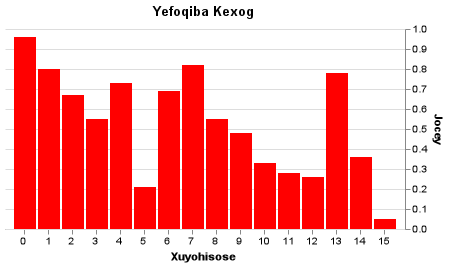
#> input picture png/bar1092.png, 450 x 269 px; its folder holds only this picture in this run
$ python SegmentedDataset.py   (older library calls are emulated)
#> lines starting #> are read from the running program, lines starting #| are printed output that depends on the picture
### ExtractingTool.py
# Needed imports
# -*- coding: utf-8 -*-

from sklearn.cluster import KMeans
import cv2
import numpy as np
from pytesseract import Output
import pytesseract as ocr
import pandas as pd
import math
from matplotlib import pyplot as plt
from operator import itemgetter
import json
from os import listdir
from os.path import isfile
from os.path import join
import sys
import firevent
import json
import imutils

#ocr.pytesseract.tesseract_cmd = 'C:/Program Files (x86)/Tesseract-OCR/tesseract'
#TESTECOMMIT

DEBUG = False
DEBUGADVANCED = False

# ------- Helpíng Functions ------ #

def filterImage(sourceimg):
    scale = 2
    image = cv2.bilateralFilter(sourceimg, 3, 100, 100)
    imge = cv2.resize(image, None, fx=scale, fy=scale, interpolation=cv2.INTER_CUBIC)
    imgResized = imge
    imge = cv2.cvtColor(imge, cv2.COLOR_BGR2GRAY)

    kernel = np.ones((2, 2), np.uint8)
    imge = cv2.erode(imge, kernel, iterations=1)
    imge = cv2.dilate(imge, kernel, iterations=1)


    imge = cv2.GaussianBlur(imge, (3, 3), 10.0)
    #cv2.imshow("FILTERED", imge)
    #cv2.waitKey(0)

    return imge, imgResized

def findBarMasks(image):

    # Create mask, mask list and test index vector
    h, w = image.shape[:2]
    testIndex = np.zeros((h, w), np.bool) # If the value is true we don't need to analyze starting in that point anymore

    maskList = [] # In here we store the masks we find
    # mask = np.zeros((h+2, w+2), np.uint8)


    # Iterate through image and only test for blobs on pixels that are not True on test vector
    for l in range(0, len(testIndex)):
        for c in range(0, len(testIndex[0])):
            if not testIndex[l][c]:  # Only if that pixel isn't yet on

                # Reinitialise the mask so it will always check all the pixels
                mask = np.zeros((h + 2, w + 2), np.uint8)

                # FloodFill low and high threshold values
                lo = 20
                hi = 20
                # Run floodFill centered in the current (c, l) pixel
                cv2.floodFill(image, mask, (c, l), (255, 255, 255), (lo,) * 3, (hi,) * 3, 4 | (255 << 8) | cv2.FLOODFILL_FIXED_RANGE)

                # Mask is bigger than actual image, adjust it so the contour match with the shape in the real image
                cutMask = mask[1:len(mask), 1:len(mask[0])]

                # Add each new element found as a binary image in the maskList array
                maskList.append(cutMask)

                if(DEBUGADVANCED):
                    cv2.imshow("mascara", cutMask)
                    cv2.waitKey(0)

                # See where the found mask is equal to white and set they as true on the test vector so we won't iterate through them
                a = np.where(mask == 255)

                # Set to true the value of all the pixels that floodfill found connected
                for x in range(0, len(a[0])):
                    col = a[0][x]
                    lin = a[1][x]

                    # Remember that each pixel (col, lin) on the image corresponde to a (col + 1, lin + 1) pixel in the image
                    testIndex[col - 1][lin - 1] = True

    #print("Lenght of masks found on image {}".format(len(maskList)))
    return maskList


def findMasksContours(maskList, image):
    # Iterate through masks list and save only the ones with the area at least 80% of the area of it's bounding box

    # Initialize a new array that will be used to store the contours on each mask
    maskContours = []
    smallContours = []
    barsimgbefore = image.copy()

    # get image dimensions
    h1, w1 = image.shape[:2]
    #Iterate through masks
    for masks in maskList:

        #Get the contours
        contours, hierarchy = cv2.findContours(masks, cv2.RETR_TREE, cv2.CHAIN_APPROX_SIMPLE)
        #Calculate the area of the image
        AreaImg = h1 * w1
        #print("Lenght of contours vector for this mask {}".format(len(contours)))

        #Iterate through the contours we found
        for q in range(len(contours)):
            #Get the contour area
            areaCont = cv2.contourArea(contours[q])
            #get the contour bouding box
            x, y, w, h = cv2.boundingRect(contours[q])
            #Calculare the bounding box area
            areaBox = w * h

            escala = 2
            # sale when implementOCR

            # If the area of the contour is at leats 80% of the area of it's bouding box
            # The area of the bouding box is at least 50% smaller than the total area of the image
            # And if the contour isn't inside another contour (hierarchy [0, k, 3] = -1; k being the index of the contour)
            if areaCont >= (areaBox * 0.8) and areaBox < AreaImg * 0.5 and hierarchy[0, q, 3] == -1 :
                #Add that contour to the list of bars

                maskContours.append(contours[q])

                if(DEBUGADVANCED):
                    cv2.drawContours(barsimgbefore, contours, q, (0, 255, 0), 1)
                    cv2.imshow("Contorno atual", barsimgbefore)
                    cv2.waitKey(0)
                    print("Hierarchy of this contour: {}".format(hierarchy[0, q, 3]))

    #print("Lenght of contours vector is {}".format(len(maskContours)))
    return maskContours

def inferOrientation(contornos):

    # False if graph is horizontal, true if graph is vertical
    orientation = None
    widthlist = []  # List to store the bars widhts
    heightlist = [] # Lists to store the bars heights

    for contornins in contornos:
        x, y, w, h = cv2.boundingRect(contornins) #Get each bar dimensions
        # Add widht and height to the lists
        widthlist.append(w) #Add to list
        heightlist.append(h) #add to list

    #print(widthlist)
    #print(heightlist)
    # Create two image-like vectors to store the widhts ans heights
    a = np.zeros((1, len(widthlist)), np.uint8)
    b = np.zeros((1, len(heightlist)), np.uint8)

    #Storing the actual heights and widhts in the image-like vectors
    for x in range(len(widthlist)):
        a[0][x] = widthlist[x]

    for x in range(len(heightlist)):
        b[0][x] = heightlist[x]

    #Calculating the histogram of the heights and widhts
    hist1 = cv2.calcHist([a], [0], None, [100], [0, 256])
    hist2 = cv2.calcHist([b], [0], None, [100], [0, 256])
    # hist = cv2.calcHist(heightlist, [0], None, [256], [0, 256])

    # Plot the histograms
    if(DEBUG):
        plt.figure()
        plt.title("Histograma")
        plt.xlabel("Largura e Altura da Barra")
        plt.ylabel("Nº de Barras")
        plt.plot(hist1)
        plt.plot(hist2)
        plt.xlim([0, 100])
        plt.show()
        cv2.waitKey(0)

    # print(hist1)
    # print(hist2)

    bigger1 = 0
    bigger2 = 0

    # Looking for the biggest variation in each histogram
    for indexes in hist1:
        if indexes[0] > bigger1:
            bigger1 = indexes[0]

    for indexes in hist2:
        if indexes[0] > bigger2:
            bigger2 = indexes[0]

    #print("Maior da largura {}".format(bigger1))
    #print("Maior da altura {}".format(bigger2))


    # Using the information above to infer the graph orientation (Is the orientation with the bigger variation)
    if bigger1 > bigger2:
        if(DEBUG):
            print("GRAFICO VERTICAL")
        orientation = True
    else:
        if (DEBUG):
            print("GRAFICO HORIZONTAL")
        orientation = False

    return orientation

def getXAxis(mascaras, orientacao, imger):

    h1, w1 = imger.shape[:2]

    topList = [] # This list will store all the position of the top of the bars
    bottomList = [] # This list will store all the position of the bottom of the bars
    # Bottom and top here is used in a poetic way, if the chart i horizontal they correspond to the
    # left and right of

    bigger1 = 0  # The biggest value in histTop will be stored here
    bigger2 = 0  # The biggest value in histBottom will be stored here
    index1 = 0  # The index of the biggest in histTop (THIS IS WHERE OUR X AXIS MAY BE)
    index2 = 0  # The index of the biggest in histBottom (THIS IS WHERE OUR X AXIS MAY BE)

    #If the chart is vertical
    if orientacao:

        for mascara in mascaras:
            x, y, w, h = cv2.boundingRect(mascara)  # Get each bar dimensions
            # Add widht and height to the lists
            topList.append(y)
            bottomList.append(y + h)

        #Create image-like vectors
        topImage = np.zeros((1, len(topList)), np.uint16)
        bottomImage = np.zeros((1, len(bottomList)), np.uint16)


        #Add the values in the image-like vectors
        for k in range(len(topList)):
            topImage[0][k] = topList[k]

        for o in range(len(bottomList)):
            bottomImage[0][o] = bottomList[o]

        # Calculating the histogram of the heights and widhts
        histTop = cv2.calcHist([topImage], [0], None, [h1], [0, h1])
        histBottom = cv2.calcHist([bottomImage], [0], None, [h1], [0, h1])
        # hist = cv2.calcHist(heightlist, [0], None, [256], [0, 256])

        # Plot the histograms
        if(DEBUG):
            plt.figure()
            plt.title("Histograma")
            plt.xlabel("Posição do Topo e Base da Barra")
            plt.ylabel("N de Barras")
            plt.plot(histTop)
            plt.plot(histBottom)
            plt.xlim([0, h1])
            plt.show()
            cv2.waitKey(0)


        #Find the mode and where the mode is of each
        for h in range(len(histTop)):
            if histTop[h][0] > bigger1:
                bigger1 = histTop[h][0]
                index1 = h

        for h in range(len(histBottom)):
            if histBottom[h][0] > bigger2:
                bigger2 = histBottom[h][0]
                index2 = h


    # The bigger mode is where the X axis is and it's index stores the value of where the X axis is
    if(bigger1 > bigger2):
        if(DEBUG):
            print("EIXO X EM {}".format(index1))
        return index1

    else:
        if (DEBUG):
            print("EIXO X EM {}".format(index2))
        return index2

def applycontrast(image, alfa, beta):
    img = image.copy()
    return cv2.convertScaleAbs(img * alfa + beta)


# [32 lines left out: functions sharpen, drawocrrects, layoutsimage, not called in this run]


def applyocr(params):

    data = ocr.image_to_data(params['img'], output_type=Output.DICT)
    df = pd.DataFrame(data)
    #print(df)
    if(DEBUG):
        print("DATAFRAME OCR ORIGINAL:")
        print(df.to_string())


    isRecog = df['text'].str.strip().str.len() != 0
    isOnlyNumber = df['text'].str.replace('.', '').str.isdigit()
    isWord = np.bitwise_not(isOnlyNumber)

    return df[isRecog & isWord],  df[isRecog & isOnlyNumber]

# ESSAS FUNÇÕES AQUI SAO PARA ACHAR As LABELS E TITUlOS
# [296 lines left out: functions OCR2, getTitles, runOCR2, displayimages, getaxis, getnearestnumbers and 2 more, not called in this run]

def runOCR(imageRes, original, xAxis):
    ponto = 'Not Found'
    size = 2
    image = imageRes
    image = cv2.bilateralFilter(image, 3, 100, 100)
    imge = cv2.resize(image, None, fx=size, fy=size, interpolation=cv2.INTER_CUBIC)
    imge = cv2.cvtColor(imge, cv2.COLOR_BGR2GRAY)
    resize = imge.copy()

    kernel = np.ones((2, 2), np.uint8)

    imge = cv2.erode(imge, kernel, iterations=1)
    imge = cv2.dilate(imge, kernel, iterations=1)

    imge = cv2.GaussianBlur(imge, (3, 3), 10.0)
    #imge = np.where(imge < 200, 0, imge)

    # OCR Functions
    img_labeled = imge.copy()
    v1, v2 = 0, 0
    image_labeled = 0
    dict = 0

    words, numbers = applyocr({'img': imge})

    # drawocrrects(img_labeled, words[['left', 'top', 'width', 'height']], (255, 0, 0))

    if (DEBUGADVANCED):
        drawocrrects(img_labeled, numbers[['left', 'top', 'width', 'height']], (0, 255, 0))
        cv2.imshow("LABELED", img_labeled)
        cv2.waitKey(0)

    lateralaxis = getaxis(numbers)
    # if(numbers.__len__() > 0):
    #     print("SEGUNDO", float(numbers.iloc[1]['text']))
    # print("TAMANHO", numbers.__len__())


    lateralaxis = lateralaxis.drop_duplicates()
    if(DEBUG):
        print("DATAFRAME LATERAL ANTES DE FILTRAR PONTOS")
        print(lateralaxis)


    itensWithDecimalPoints = [] # Store the index of itens that have the 'numbers' filt with decimal points

    if (lateralaxis.__len__() > 0):
        for q in range(lateralaxis.__len__()):

            if(DEBUG):
                print("NUMERO ATUAL", q)


            numero = lateralaxis.iloc[q]['text']

            if '.' in numero:
                itensWithDecimalPoints.append(q)


    if(len(itensWithDecimalPoints) > 0): # IF THERE'S ALREADY AT LEAST ONE FLOATING POINT NUMBER ON THE DATAFRAME
        ponto = "Found by OCR"
        for u in range(lateralaxis.__len__()):
            numero = lateralaxis.iloc[u]['text']
            if '.' not in numero:
                lateralaxis.iat[u, 11] = int(lateralaxis.iat[u, 11]) / 10
            # lateralaxis.iat[itensWithDecimalPoints[u], 11] = '999999'

    else:  #IF THERE'S  NONE THAN WE HAVE TO RUN THE OTHER POINT INFERENCE TOOL
        divideByTen = checkDecimalPoint(numbers, resize)
        if(divideByTen):
            ponto = "Found by Function"
            for u in range(lateralaxis.__len__()):
                lateralaxis.iat[u, 11] = int(lateralaxis.iat[u, 11]) / 10

    if (DEBUG):
        print("DATAFRAME LATERAL DEPOIS DE FILTRAR PONTOS")
        print(lateralaxis)
        print("ITEM COM PONTO", itensWithDecimalPoints)


    dict = getnearestnumbers(lateralaxis, xAxis)
    v1, v2 = dict['v1'], dict['v2']

    if(DEBUG):
        print("DICT DO GENERATE NEAREST", dict.__str__())

        print("DADOS MAGICOS, N1, N2 E DISTANCIA EM PIXELS")
        print(dict['v1'], dict['v2'], dict['h'])


    numDif = abs((dict['v1'] - dict['v2']))
    # print(numDif)
    # print('DICTH', dict['h'])
    # print('DICTP', dict['p'])

    scale = None
    if (dict['p'] != 'fault' and numDif != 0):
        scale = calculateScale(numDif, dict['h'])
        # print('scale', scale)

    if(DEBUG):
        print("NUM DIF: ", numDif)
        print("SCALE: ", scale)

    return scale, dict, ponto

def calulateBars(contornosfinais):
    barras = []
    for p in range(len(contornosfinais)):
        barras.append(cv2.boundingRect(contornosfinais[p]))

    return barras

def calulateZeros(barrasordenadas, xAxis, limpa):
    thresh = 5 #How much in pixels can the distance between two bars vary more than the mode and still be considered normal
    distancias = []
    for i in range((len(barrasordenadas) - 1)):
        distancias.append(barrasordenadas[i+1][0] - barrasordenadas[i][0])

    #print(distancias)

    if(len(distancias) > 0):
        moda = np.min(distancias)
    # TODO: Corrigir moda, cálculo errado(?) e saindo zeros
    #print("MODA", moda)

    indexHole = []
    for j in range(len(distancias)):

        if((distancias[j] > moda + thresh) and moda != 0):
            #print(distancias[j],moda)
            quantos = int(round(distancias[j]/moda)) - 1
            indexHole.append([j, quantos])


   # print("INDEX HOLES: ", indexHole)

    for k in range(len(indexHole)):
         for c in range(indexHole[k][1]):
            cv2.circle(limpa, (barrasordenadas[indexHole[k][0]][0] + ((c + 1) * moda), xAxis), 1, (0, 0, 255), -1)
            barrasordenadas.append((barrasordenadas[indexHole[k][0]][0] + ((c + 1) * moda), xAxis, barrasordenadas[0][2], 0))

    if(DEBUG):
        print("novasBarras", barrasordenadas)
        cv2.imshow("added zeros", limpa)
        cv2.waitKey(0)

    return barrasordenadas

# [27 lines left out: functions calculateDataValues, printAXIS, not called in this run]


def getScaleSegment(imagem, barras):

    returnIMG = None

    if (len(barras) > 0):
        h, w = imagem.shape[:2]
        y0 = 0
        y = h
        x0 = 0
        x = barras[0][0]
        imageLeft = imagem[y0:y, x0:x]

        y0 = 0
        y = h
        x0 = barras[len(barras) - 1][0] + barras[0][2]
        x = w

        i = 1
        while (x0 > w and (len(barras) - i) > 0):
            x0 = barras[len(barras) - i][0] + barras[0][2]
            i = i + 1

        x = w
        imageRight = imagem[y0:y, x0:x]
        # [5 lines of commented-out code are left out]

        hL, wL = imageLeft.shape[:2]
        hR, wR = imageRight.shape[:2]

        imgeRightBW = cv2.cvtColor(imageRight, cv2.COLOR_BGR2GRAY)
        imgeLeftBW = cv2.cvtColor(imageLeft, cv2.COLOR_BGR2GRAY)

        # imageRightBin = cv2.threshold(imgeRightBW, 0, 255, cv2.THRESH_OTSU)[1]
        # imageLeftBin =  cv2.threshold(imgeLeftBW, 0, 255, cv2.THRESH_OTSU)[1]

        imageLeftBin = imageLeft
        imageRightBin = imageRight

        imageRightBinGrad = cv2.Sobel(imageRightBin, cv2.CV_64F, 1, 0, ksize=5)
        abs_imageRightBinGrad = np.absolute(imageRightBinGrad)
        imageRightBinGrad = np.uint8(abs_imageRightBinGrad)

        imageLeftBinGrad = cv2.Sobel(imageLeftBin, cv2.CV_64F, 1, 0, ksize=5)
        abs_imageLeftBinGrad = np.absolute(imageLeftBinGrad)
        imageLeftBinGrad = np.uint8(abs_imageLeftBinGrad)

        # cv2.imshow("GRADIENTE DIREITA", imageRightBinGrad)
        # cv2.imshow("GRADIENTE ESQUERDA", imageLeftBinGrad)
        # cv2.waitKey(0)

        rightcount = np.count_nonzero(imageRightBinGrad) / (hR * wR)

        leftcount = np.count_nonzero(imageLeftBinGrad) / (hL * wL)

        if (rightcount >= leftcount):
            if(DEBUG):
                print("IMAGEM DIREITA {}".format(rightcount))
                cv2.imshow("RightBin", imageRight)
                cv2.waitKey(0)
            returnIMG = imageRight

        else:
            if(DEBUG):
                print("IMAGEM ESQUERDA {}".format(leftcount))
                cv2.imshow("LeftBin", imageLeft)
                cv2.waitKey(0)
            returnIMG = imageLeft

    return returnIMG

# [19 lines left out: function printvalues, not called in this run]

# ------- Helpíng Functions ------ #

def extract(sourceimg):

    imgFiltered, imgResized = filterImage(sourceimg)  # Filter IMG for OCR and Resize it for the rest
    imgFiltered = imgResized
    maskList = findBarMasks(sourceimg.copy())  # Find the masks of the bars
    maskContours = findMasksContours(maskList, sourceimg)  # Find the bar contours of the bars


    if (DEBUG):  # Draw the contours to see if everything is alright
        barsimg = sourceimg.copy()
        cv2.drawContours(barsimg, maskContours, -1, (0, 255, 0), 1)
        cv2.imshow("Contornos", barsimg)
        cv2.waitKey(0)

    orientation = inferOrientation(maskContours)  # Infer orientation, True if vertical, False if horizontal


    xAxis = getXAxis(maskContours, orientation, sourceimg.copy())  # Find the X Axis
    #printAXIS(xAxis, imgResized.copy())
    #scale, dict = runOCR(imgFiltered, xAxis)  #  Run OCR and return the scale
    #print("Scale", scale)

    barras = calulateBars(maskContours) #  Store the bars as a list of x, y, w, h. Example: The x of the first bar is in barras[0][0]
    sortedBarras = sorted(barras, key=itemgetter(0)) #  Left to right order
    barrasComZeros = calulateZeros(sortedBarras, xAxis, sourceimg.copy()) #  Added the zeros in the middle
    sortedBarras = sorted(barrasComZeros, key=itemgetter(0))  #  Left to right order with the zeros included

    if (DEBUG):
        print("NOVAS BARRAS", sortedBarras)

    #datavalues = calculateDataValues(sortedBarras, scale, dict['p'])
    #print("OCR STATUS:", dict['p'])
    imageForOCR = getScaleSegment(sourceimg.copy(), sortedBarras)
    scale, dict, ponto = runOCR(imageForOCR, sourceimg, xAxis)


    datavalues = calculateDataValues(sortedBarras, scale, dict['p'])


    if (DEBUG):
        print("ESCALA", scale)
        printvalues(sortedBarras, scale, sourceimg.copy())
    #print("DATAVALUES: ", datavalues)

    for g in range(len(sortedBarras)):  #Fix Scale, this will have to be adjusted to the scaling factor once the OCR is implemented correctly
        sortedBarras[g] = tuple(ti//1 for ti in sortedBarras[g])

    title, labelx, labely = getTitles(sourceimg.copy(), sortedBarras)

    return {'Barras': sortedBarras, 'xAxis': xAxis//1, 'OCRStatus': dict['p'], 'ponto': ponto, 'ValorBarras': datavalues,
            "titulo": title, "labelX": labelx, "labelY": labely }

### SegmentedDataset.py
from os import listdir
from os.path import join, isfile

import numpy as np
import ExtractingTool as ET
import cv2

def getallnamesfromdirectory(path, extension='', numfiles=-1):
#> called with path = 'png/', extension = '', numfiles = -1
    names = []
    dir_p = path
    filenames = [f for f in listdir(dir_p) if isfile(join(dir_p, f))]
    totalimagestoload = numfiles if numfiles != -1 else len(filenames)

    for f in filenames:
        if extension != '':
            if f[-4:] == extension:
                if (totalimagestoload != 0):
                    totalimagestoload -= 1
                    names.append(f)
                else: break
        else:
            if (totalimagestoload != 0):
                totalimagestoload -= 1
                names.append(f)
            else:
                break
    return names

pathImages = 'png/'
pathCropped = 'segment2/'
listaNomes = getallnamesfromdirectory(pathImages)
for z in range(len(listaNomes)):
    print('IMAGEM ATUAL: ', z, listaNomes[z])
    imageRes = cv2.imread(join(pathImages, listaNomes[z]))
#> imageRes is the input picture: shape (269, 450, 3); mean B, G, R 172.1, 172.1, 251
    #imageRes = cv2.imread('png/bar1446.png')
    dict = ET.extract(imageRes)
#> in filterImage, `imge = cv2.resize(image, None, fx=scale, fy=scale, interpolation=cv2.I..`:
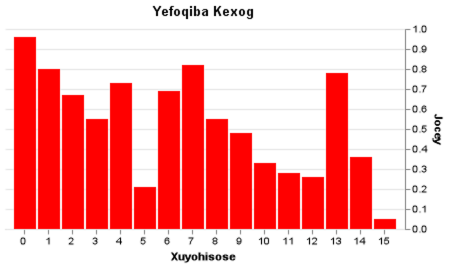
#> imge: shape (538, 900, 3) (shown at 1/2 size); mean B, G, R 172, 172, 250.9
#> in filterImage, `imge = cv2.cvtColor(imge, cv2.COLOR_BGR2GRAY)`:
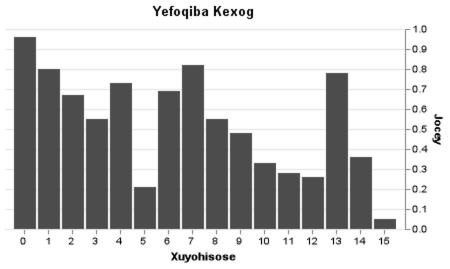
#> imge: shape (538, 900) (shown at 1/2 size); min 0, max 255, mean 195.5
#> in filterImage, `imge = cv2.erode(imge, kernel, iterations=1)`:
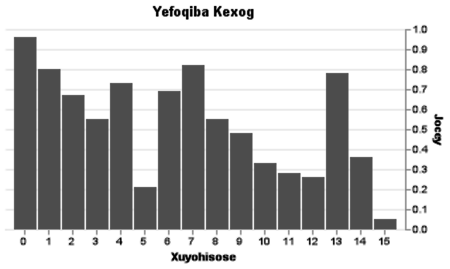
#> imge: shape (538, 900) (shown at 1/2 size); min 0, max 255, mean 192.5
#> in filterImage, `imge = cv2.dilate(imge, kernel, iterations=1)`:
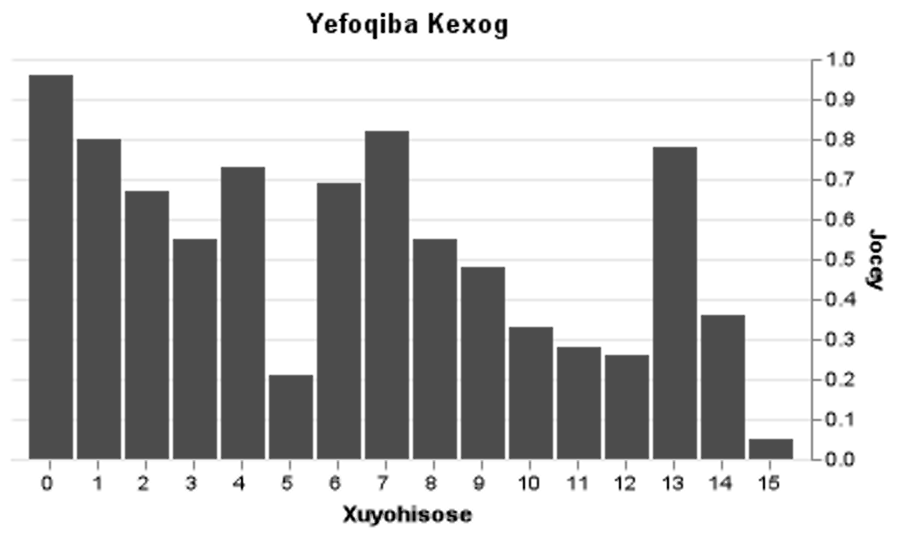
#> imge: shape (538, 900); min 0, max 255, mean 195.5
#> (the rest of the program and of its run is left out)
